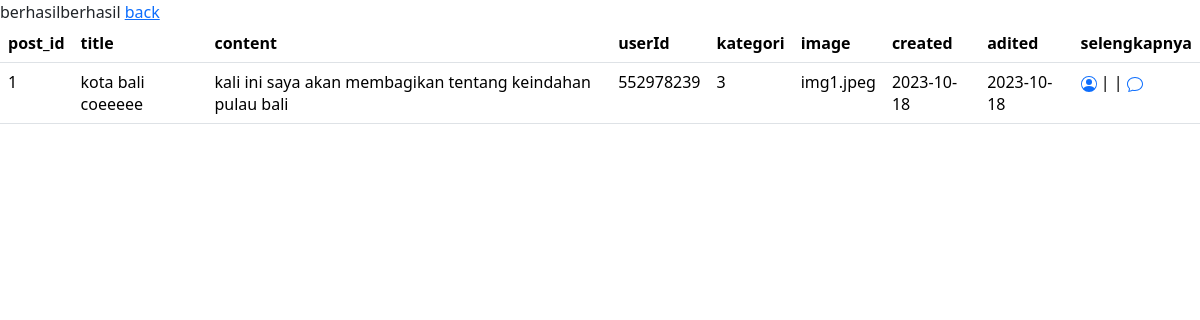
Page /myblog/home/other_post.php?post_id=1 on the committed database.
### tables this page shows
CREATE TABLE `posts` (
  `post_id` int(36) NOT NULL,
  `title` varchar(255) NOT NULL,
  `content` text NOT NULL,
  `user_id` int(20) NOT NULL,
  `category_id` int(2) NOT NULL,
  `image_url` text NOT NULL,
  `created_at` date NOT NULL,
  `update_at` date NOT NULL
);

### myblog/function/fungsi.php (called while the page is built, shortened)
<?php
include "koneksi.php";
function ambil_semua_data_post($query){
    global $koneksi;
    $result = mysqli_query($koneksi,$query);
    $rows = [];
    while($row = mysqli_fetch_assoc($result)){
        $rows[] = $row;
    }
    return $rows;
}
?>

### myblog/home/other_post.php (the view, shortened to what this page needs)
<?php
require "../function/koneksi.php";
require "../function/fungsi.php";
$post_id = $_GET['post_id'];
$posts = ambil_semua_data_post("SELECT * FROM `posts` WHERE `post_id` = '$post_id'");
?>
<!DOCTYPE html>
<html lang="en">
<head>
    <link href="https://cdn.jsdelivr.net/npm/bootstrap@5.3.2/dist/css/bootstrap.min.css" rel="stylesheet">
</head>
<body>
    <table class="table">
        <thead>
            <tr>
                <th scope="col">post_id</th>
                <th scope="col">title</th>
                <th scope="col">content</th>
                <th scope="col">userId</th>
                <th scope="col">kategori</th>
                <th scope="col">image</th>
                <th scope="col">created</th>
                <th scope="col">adited</th>
                <th scope="col">selengkapnya</th>
            </tr>
        </thead>
        <?php foreach ($posts as $post) : ?>
            <tbody>
                <td scope="col"><?= $post['post_id'] ?></td>
                <td scope="col"><?= $post['title'] ?></td>
                <td scope="col"><?= $post['content'] ?></td>
                <td scope="col"><?= $post['user_id'] ?></td>
                <td scope="col"><?= $post['category_id'] ?></td>
                <td scope="col"><?= $post['image_url'] ?></td>
                <td scope="col"><?= $post['created_at'] ?></td>
                <td scope="col"><?= $post['update_at'] ?></td>
                <td scope="col">
                <a href="other_profile.php?id=<?= $post['user_id'] ?>"></a>
                         |
                        |
                        <a href="comment-page-post.php?post_id=<?= $post_id ?>"></a>
                </td>
            </tbody>
        <?php endforeach; ?>
    <a href="./menu.php">back</a>
</body>
</html>

### rows in the picture
posts: post_id "1", title "kota bali coeeeee", content "kali ini saya akan membagikan tentang keindahan pulau bali", user "552978239", category "3", image_url "img1.jpeg", created_at "2023-10-18", update_at "2023-10-18"
